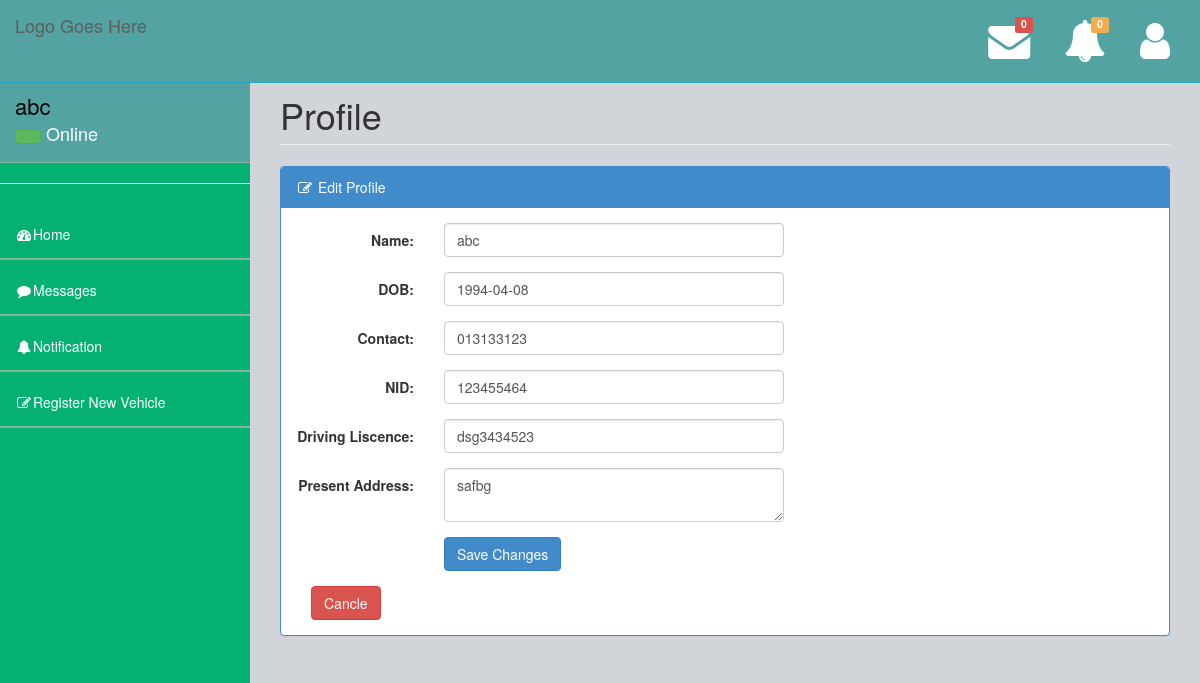
Screenshot of /carOwner/edit_profile.php (signed in) with the database file from the repository.
### tables this page shows
CREATE TABLE `carowner` (
  `Name` varchar(30) NOT NULL,
  `Email` varchar(35) NOT NULL,
  `Contact` varchar(16) NOT NULL,
  `DOB` date NOT NULL,
  `NID` varchar(20) NOT NULL,
  `DrivingLicence` varchar(20) NOT NULL,
  `Password` varchar(20) NOT NULL,
  `Address` varchar(100) NOT NULL,
  `flag` int(1) NOT NULL,
  `Status` varchar(10) NOT NULL
);

### carOwner/phpFiles/SelectProfileData.php (called while the page is built)
<?php
function getJSONFromDB($sql){
	include 'Mysqldb.php';
	$result = mysqli_query($conn, $sql)or die(mysqli_error($conn));
	$arr=array();
	while($row = mysqli_fetch_assoc($result)) {
		$arr[]=$row;
	}
	return json_encode($arr);
}
?>

### carOwner/edit_profile.php (the view, shortened to what this page needs)
<?php
include "TemplateFile/header.php";
$jsonString = getJSONFromDB("select * from carowner where Email='".$_SESSION["carOwnerEmail"]."'");
$carOwnerData = json_decode($jsonString);
?>
         <div id="page-wrapper">
            <div class="row">
                <div class="col-lg-12">
                    <h1 class="page-header">Profile</h1>
                </div>
            </div>
            <div class="cow">
                <div class="col-lg-12">
                </div>
            </div>
            <div class="row">
                <div class="col-lg-12">
                    <div class="panel panel-primary">
                        <div class="panel-heading">
                            <i class="fa fa-pencil-square-o fa-fw"></i> Edit Profile
                        </div>
                        <div class="panel-body">
                            <div class="row">
                                <div class="col-lg-12">
                                    <div class="table-responsive">
                                         <form class="form-horizontal" action="" method="post">
                                              <div class="form-group">
                                                <label class="control-label col-sm-2" for="email">Name:</label>
                                                <div class="col-sm-5">
                                                  <input type="text" class="form-control" id="Name" name="Name" value="<?php echo $carOwnerData[0]->Name ;?>">
                                                </div>
                                              </div>
                                              <div class="form-group">
                                                <label class="control-label col-sm-2" for="DOB">DOB:</label>
                                                <div class="col-sm-5">
                                                  <input type="text" class="form-control" id="popupDatepicker" placeholder="Please Select Your Date of Birth" name="Birthdate" value="<?php echo $carOwnerData[0]->DOB ;?>">
                                                </div>
                                              </div>
                                              <div class="form-group">
                                                <label class="control-label col-sm-2" for="email">Contact:</label>
                                                <div class="col-sm-5">
                                                  <input type="text" class="form-control" id="contact" placeholder="" name="contact"  value="<?php echo $carOwnerData[0]->Contact ;?>">
                                                </div>
                                              </div>
                                              <div class="form-group">
                                                <label class="control-label col-sm-2" for="nid">NID:</label>
                                                <div class="col-sm-5">
                                                  <input type="text" class="form-control" name="NID" id="nid" value="<?php echo $carOwnerData[0]->NID ;?>">
                                                </div>
                                              </div>
                                              <div class="form-group">
                                                <label class="control-label col-sm-2" for="dlc">Driving Liscence:</label>
                                                <div class="col-sm-5">
                                                  <input type="text" class="form-control" name="DrivingLicence" id="dlc" value="<?php echo $carOwnerData[0]->DrivingLicence ;?>">
                                                </div>
                                              </div>
                                              <div class="form-group">
                                                <label class="control-label col-sm-2" for="address">Present Address:</label>
                                                <div class="col-sm-5">
                                                   <textarea class="form-control" id="comment" name="PresentAddress" required=""><?php echo $carOwnerData[0]->Address ;?></textarea>
                                                </div>
                                              </div>
                                              <div class="form-group">
                                                <div class="col-sm-offset-2 col-sm-2">
                                                  <button type="submit" class="btn btn-primary">Save Changes</button>
                                                </div>
                                              </div>
                                         </form>
                                         <div class="col-sm-2">
                                            <a href="profile.php"><button type="submit" class="btn btn-danger">Cancle</button></a>
                                         </div>
                                    </div>
                                </div>
                            </div>
                        </div>
                    </div>
                </div>
            </div>
        </div>
    <?php include 'TemplateFile/footer.php'; ?>

### carOwner/TemplateFile/header.php (shortened to what this page needs)
<?php
include("phpFiles/SelectProfileData.php");
$jsonCarOwnerDataString = getJSONFromDB("select * from carowner where Email='".$_SESSION["carOwnerEmail"]."'");
$carOwnerData = json_decode($jsonCarOwnerDataString);
?>
<!DOCTYPE html>
<html>
<head>
    <link href="../assets/plugins/bootstrap/bootstrap.css" rel="stylesheet" />
    <link rel="stylesheet" href="https://cdnjs.cloudflare.com/ajax/libs/font-awesome/4.7.0/css/font-awesome.min.css">
    <link href="../assets/css/jquery.datepick.css" rel="stylesheet" />
    <link href="../assets/css/style.css" rel="stylesheet" />
    <link href="../assets/css/main-style.css" rel="stylesheet" />
   </head>
<body>
    <div id="wrapper">
        <nav class="navbar navbar-default navbar-fixed-top" role="navigation" id="navbar">
            <div class="navbar-header">
                <a class="navbar-brand logo-color" href="index.html">
                    Logo Goes Here
                </a>
            </div>
            <?php include("TemplateFile/messageTemplate.php"); ?>
        </nav>
        <nav class="navbar-default navbar-static-side" role="navigation">
            <div class="sidebar-collapse">
                <ul class="nav" id="side-menu">
                    <li>
                        <div class="user-section">
                            <div class="user-info">
                                <div><?php echo $carOwnerData[0]->Name; ?></strong></div>
                                <div class="user-text-online">
                                    <span class="user-circle-online btn btn-success btn-circle "></span>&nbsp;Online
                                </div>
                            </div>
                        </div>
                    </li>
                    <hr>
                    <li class="<?php if($currentPage =='home'){echo 'selected';}?>">
                        <a href="index.php"><i class="fa fa-dashboard fa-fw"></i>Home</a>
                    </li>
                    <li class="<?php if($currentPage =='message'){echo 'selected';}?>">
                        <a href="message.php"><i class="fa fa-comment fa-fw"></i>Messages</a>
                    </li>
                    <li class="<?php if($currentPage =='notification'){echo 'selected';}?>">
                        <a href="notification.php"><i class="fa fa-bell fa-fw"></i>Notification</a>
                    </li>
                    <li class="<?php if($currentPage =='entry'){echo 'selected';}?>">
                        <a href="entry.php"><i class="fa fa-edit fa-fw"></i>Register New Vehicle</a>
                    </li>
                </ul>
            </div>
        </nav>

### assets/css/style.css (style rules this page uses)
body { background-color: #f8f8f8; }
#wrapper { width: 100%; margin-top: 55px!important; background-color:#04B173; height: 1000px; }
#page-wrapper { padding: 0 15px; min-height: 568px; background-color:rgb(209, 212, 216); }
.navbar-static-side ul li { border-bottom:1px solid #84B899 !important; }
.logo-color { color: #fff; }
@media (min-width:768px) { .navbar-static-side { z-index: 1; position: absolute; width: 250px; } }

### assets/css/main-style.css (style rules this page uses)
.user-info { display: block; color:#000!important; display: inline-block; padding: 15px; margin-bottom: 0px }
.user-text-online { font-size:18px; color:#fff }
.user-circle-online { width: 15px!important; height: 15px!important; }
.nav > li > a { padding: 20px 15px; }
#side-menu { background-color:#04B173; }
#side-menu a { color:#fff; border-bottom: 1px solid #84B899 !important; height: 55px; }
#navbar { background-color:rgb(83, 163, 163); }
.navbar-default { border-color: #27A6BE; }
@media (min-width:768px) { #page-wrapper { position: inherit; margin: 0 0 0 250px; padding: 0 30px; min-height: 1000px; } }

### rows the page displays
carowner: Name "abc", Birthdate "1994-04-08", contact "013133123", NID "123455464", DrivingLicence "dsg3434523", PresentAddress "safbg"

### other values shown
count($countMessageData) "0"
count($countNotificationData) "0"
